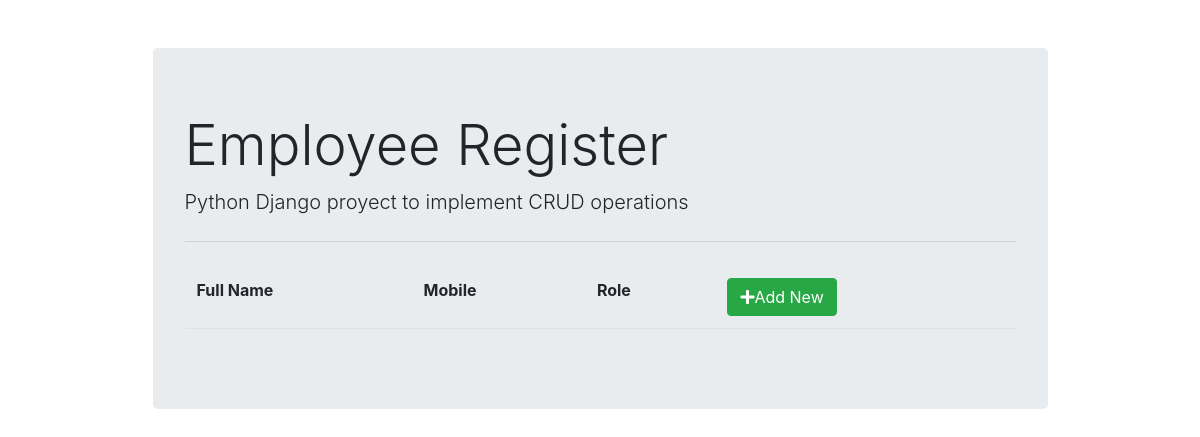
The page /employee/list/ on the database as committed earlier.
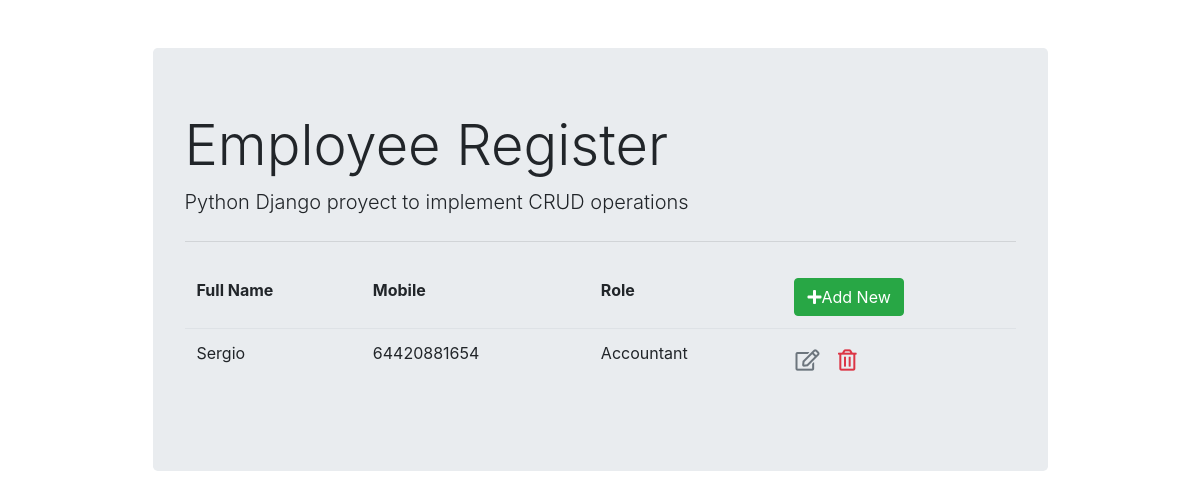
The same page on the database as committed later.
### employee_register/models.py (models this page shows)
class Employee(models.Model):
    full_name = models.CharField(max_length=100,null=False,blank=False)
    emp_code = models.CharField(max_length=3,null=False,blank=False)
    mobile = models.CharField(max_length=15,null=False,blank=False)
    role = models.ForeignKey(Roles,on_delete=models.CASCADE)

class Roles(models.Model):
    title = models.CharField(max_length=50,blank=False,null=False)
    def __str__(self):
        return self.title

### employee_register/views.py (the view)
# urls.py: path('list/',views.employee_list,name='employee_list'),
def employee_list(request):
    context = {'employee_list':Employee.objects.all()}
    return render(request,"employee_register/employee_list.html",context)

### employee_register/templates/employee_register/employee_list.html (shortened to what this page needs)
{% extends "employee_register/base.html" %}
{% block content %}
<table class="table table-borderless">
    <thead class="border-bottom font-weight-bold">
        <tr>
            <td>Full Name</td>
            <td>Mobile</td>
            <td>Role</td>
            <td>
                <a href="{% url 'employee_insert'%}" class="btn btn-success">
                    <i class="fas fa-plus"></i>Add New
                </a>
            </td>
        </tr>
    </thead>
    <tbody>
        {% for employee in employee_list %}
            <tr>
                <td>{{employee.full_name}}</td>
                <td>{{employee.mobile}}</td>
                <td>{{employee.role}}</td>
                <td>
                    <a href="{% url 'employee_update' employee.id %}" class="btn text-secondary px-0">
                        <i class="far fa-edit fa-lg"></i>
                    </a>
                    <form action="{% url 'employee_delete' employee.id %}" method="post" class="d-inline">
                        <button type="submit" class="btn">
                            <i class="far fa-trash-alt fa-lg text-danger float-right "></i>
                        </button>
                    </form>
                </td>
            </tr>
        {% endfor %}
    </tbody>
</table>
{% endblock content %}

### employee_register/templates/employee_register/base.html (shortened to what this page needs)
<!DOCTYPE html>
<html>
    <head>
        <link rel="stylesheet" href="https://cdn.jsdelivr.net/npm/bootstrap@4.5.3/dist/css/bootstrap.min.css">
        <link rel="stylesheet" href="https://cdnjs.cloudflare.com/ajax/libs/font-awesome/5.15.1/css/all.min.css">
    </head>
    <body>
        <div class="container">
            <div class="col-md-10 offset-md-1 mt-5">
                <div class="jumbotron">
                    <h1 class="display-4">Employee Register</h1>
                    <p class="lead">Python Django proyect to implement CRUD operations</p>
                    <hr class="my-4">
                    {% block content %}
                    {% endblock content %}
                  </div>
            </div>
        </div>
    </body>
</html>

Rows that differ between the two databases and show on the page:
added Employee: full_name "Sergio", mobile "64420881654", role "Accountant"
